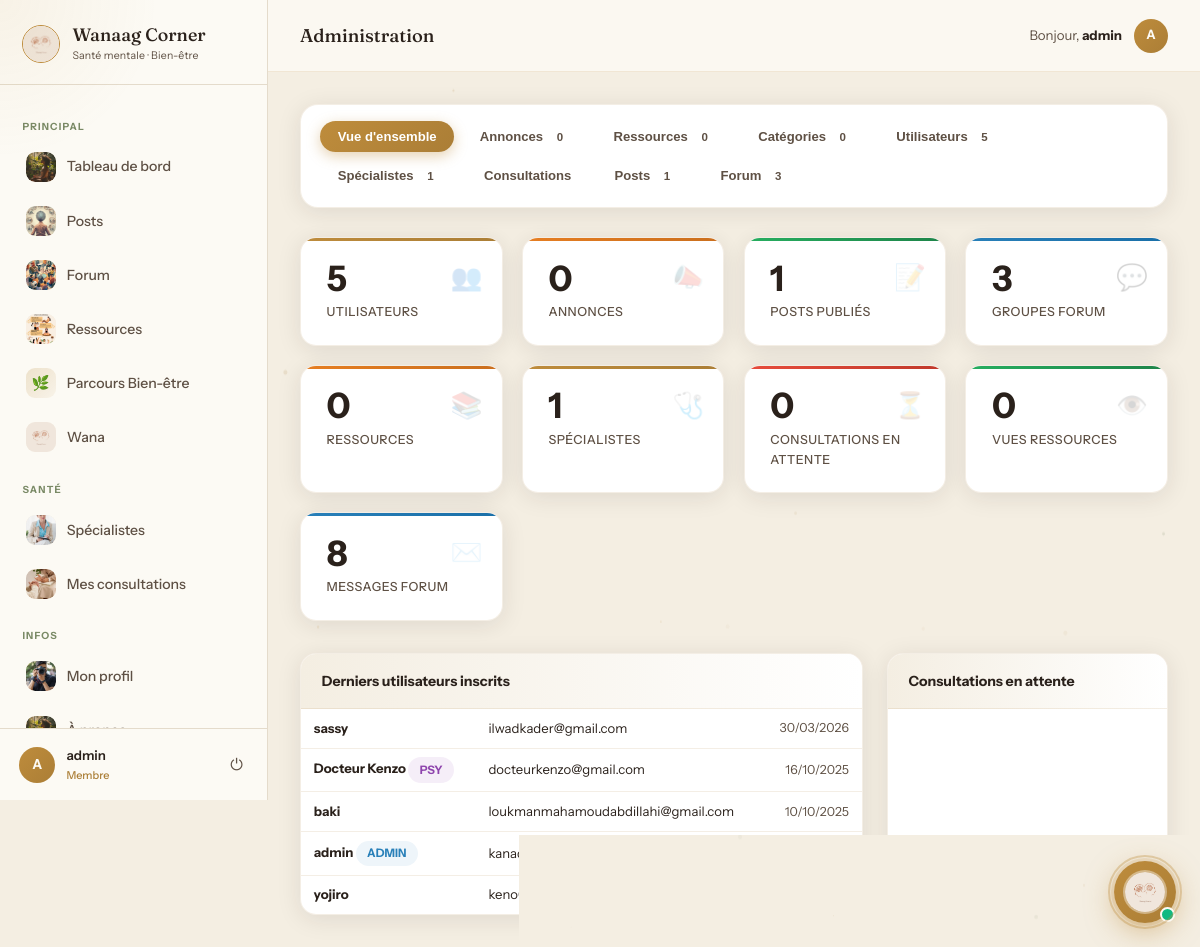
Page /admin-panel/ (signed in) on the committed database.
### application/models.py (models this page shows, shortened)
class CustomUser(AbstractUser):
    pseudonyme = models.CharField(max_length=50, unique=True)
    email = models.EmailField(unique=True)
    photo = models.ImageField(upload_to='profiles/', blank=True, null=True, verbose_name="Photo de profil")
    bio = models.TextField(blank=True, max_length=300, verbose_name="Bio")
    USERNAME_FIELD = 'email'
    REQUIRED_FIELDS = ['username', 'pseudonyme']
    class Meta:
        verbose_name = 'Utilisateur'
        verbose_name_plural = 'Utilisateurs'

### application/views.py (the view)
    @login_required
    def wrapper(request, *args, **kwargs):
        if not (request.user.is_staff or request.user.is_superuser):
            return redirect('dashboard')
        return view_func(request, *args, **kwargs)

### application/models.py (called while the page is built)
    @property
    def icone_specialite(self):
        return self.SPECIALITE_INFO.get(self.type_specialiste, (None, '🧠', None))[1]

    @property
    def titre_nom(self):
        prefix = "Dr. " if self.type_specialiste in self.TITRES_MEDICAUX else ""
        return f"{prefix}{self.user.pseudonyme}"

### application/views.py (called while the page is built)
def admin_required(view_func):
    @login_required
    def wrapper(request, *args, **kwargs):
        if not (request.user.is_staff or request.user.is_superuser):
            return redirect('dashboard')
        return view_func(request, *args, **kwargs)
    wrapper.__name__ = view_func.__name__
    return wrapper

### application/templates/application/admin_dashboard.html (shortened to what this page needs)
{% extends 'application/base.html' %}
{% load static %}
{% block page_title %}Administration{% endblock %}
{% block content %}
<div class="adm-wrap">
  <div class="adm-tabs" id="admTabs">
    <button class="adm-tab active" onclick="admTab('overview',this)">Vue d'ensemble</button>
    <button class="adm-tab" onclick="admTab('annonces',this)">Annonces <span class="tab-badge">{{ stats.total_annonces }}</span></button>
    <button class="adm-tab" onclick="admTab('ressources',this)">Ressources <span class="tab-badge">{{ stats.total_ressources }}</span></button>
    <button class="adm-tab" onclick="admTab('categories',this)">Catégories <span class="tab-badge">{{ stats.total_categories }}</span></button>
    <button class="adm-tab" onclick="admTab('users',this)">Utilisateurs <span class="tab-badge">{{ stats.total_users }}</span></button>
    <button class="adm-tab" onclick="admTab('psychologues',this)">Spécialistes <span class="tab-badge">{{ stats.total_psychologues }}</span></button>
    <button class="adm-tab" onclick="admTab('consultations',this)">Consultations {% if stats.consultations_en_attente %}<span class="tab-badge">{{ stats.consultations_en_attente }}</span>{% endif %}</button>
    <button class="adm-tab" onclick="admTab('posts',this)">Posts <span class="tab-badge">{{ stats.total_posts }}</span></button>
    <button class="adm-tab" onclick="admTab('forum',this)">Forum <span class="tab-badge">{{ stats.total_groups }}</span></button>
  </div>
  <div class="adm-section visible" id="sec-overview">
    <div class="stat-grid">
      <div class="stat-card">
        <span class="stat-icon">👥</span>
        <div class="stat-value">{{ stats.total_users }}</div>
        <div class="stat-label">Utilisateurs</div>
      </div>
      <div class="stat-card orange">
        <span class="stat-icon">📣</span>
        <div class="stat-value">{{ stats.total_annonces }}</div>
        <div class="stat-label">Annonces</div>
      </div>
      <div class="stat-card green">
        <span class="stat-icon">📝</span>
        <div class="stat-value">{{ stats.total_posts }}</div>
        <div class="stat-label">Posts publiés</div>
      </div>
      <div class="stat-card blue">
        <span class="stat-icon">💬</span>
        <div class="stat-value">{{ stats.total_groups }}</div>
        <div class="stat-label">Groupes forum</div>
      </div>
      <div class="stat-card orange">
        <span class="stat-icon">📚</span>
        <div class="stat-value">{{ stats.total_ressources }}</div>
        <div class="stat-label">Ressources</div>
      </div>
      <div class="stat-card">
        <span class="stat-icon">🩺</span>
        <div class="stat-value">{{ stats.total_psychologues }}</div>
        <div class="stat-label">Spécialistes</div>
      </div>
      <div class="stat-card red">
        <span class="stat-icon">⏳</span>
        <div class="stat-value">{{ stats.consultations_en_attente }}</div>
        <div class="stat-label">Consultations en attente</div>
      </div>
      <div class="stat-card green">
        <span class="stat-icon">👁️</span>
        <div class="stat-value">{{ stats.total_vues }}</div>
        <div class="stat-label">Vues ressources</div>
      </div>
      <div class="stat-card blue">
        <span class="stat-icon">✉️</span>
        <div class="stat-value">{{ stats.total_messages }}</div>
        <div class="stat-label">Messages forum</div>
      </div>
    </div>
    <div class="overview-grid">
      <div class="panel-card">
        <div class="panel-card-title">Derniers utilisateurs inscrits</div>
        <div class="panel-card-body">
          <div class="adm-table-scroll">
          <table class="adm-mini-table">
            {% for u in users|slice:":8" %}
            <tr>
              <td>
                <strong>{{ u.pseudonyme }}</strong>
                {% if u.is_superuser %}<span class="status-badge status-admin">Admin</span>
                {% elif u.is_staff %}<span class="status-badge status-admin">Staff</span>
                {% elif u.psychologue_profile %}<span class="status-badge status-psy">Psy</span>{% endif %}
              </td>
              <td>{{ u.email }}</td>
              <td>{{ u.date_joined|date:"d/m/Y" }}</td>
            </tr>
            {% empty %}<tr><td colspan="3" style="color:var(--brown-light);padding:1rem;">Aucun utilisateur</td></tr>
            {% endfor %}
          </table>
          </div>
        </div>
      </div>
      <div class="panel-card">
        <div class="panel-card-title">Consultations en attente</div>
      </div>
    </div>
  </div>
</div>
{% endblock %}

### application/templates/application/base.html (shortened to what this page needs)
{% load static %}
<!DOCTYPE html>
<html lang="fr">
<head>
</head>
<body>
{% if user.is_authenticated %}
<aside class="sidebar" id="sidebar">
    <div class="sidebar-header">
        <img src="{% static 'images/logo.jpg' %}" alt="Logo" class="sidebar-logo-img">
        <div>
            <div class="sidebar-brand-name">Wanaag Corner</div>
            <div class="sidebar-brand-sub">Santé mentale · Bien-être</div>
        </div>
    </div>
    <nav class="sidebar-nav">
        <div class="nav-label">Principal</div>
        <a href="{% url 'dashboard' %}" class="nav-item {% if request.resolver_match.url_name == 'dashboard' %}active{% endif %}">
            <span class="nav-icon"><img src="{% static 'images/espace-bien-etre.jpg' %}" alt=""></span> Tableau de bord
        </a>
        <a href="{% url 'posts_feed' %}" class="nav-item {% if request.resolver_match.url_name == 'posts_feed' %}active{% endif %}">
            <span class="nav-icon"><img src="{% static 'images/posts.jpg' %}" alt=""></span> Posts
        </a>
        <a href="{% url 'forum_home' %}" class="nav-item {% if 'forum' in request.resolver_match.url_name %}active{% endif %}">
            <span class="nav-icon"><img src="{% static 'images/forum.jpg' %}" alt=""></span> Forum
        </a>
        <a href="{% url 'ressources_home' %}" class="nav-item {% if 'ressource' in request.resolver_match.url_name %}active{% endif %}">
            <span class="nav-icon"><img src="{% static 'images/ressources.jpg' %}" alt=""></span> Ressources
        </a>
        <a href="{% url 'parcours_home' %}" class="nav-item {% if 'parcours' in request.resolver_match.url_name %}active{% endif %}">
            <span class="nav-icon" style="background:linear-gradient(135deg,rgba(190,140,60,.22),rgba(190,140,60,.06));border-radius:9px;display:flex;align-items:center;justify-content:center;font-size:.9rem;">🌿</span> Parcours Bien-être
        </a>
        <a href="{% url 'chatbot' %}" class="nav-item {% if request.resolver_match.url_name == 'chatbot' %}active{% endif %}" style="position:relative;">
            <span class="nav-icon"><img src="{% static 'images/logo.jpg' %}" alt=""></span>
            Wana
        </a>
        {% if not user.psychologue_profile %}
        <div class="nav-label">Santé</div>
        <a href="{% url 'psychologues_list' %}" class="nav-item {% if request.resolver_match.url_name == 'psychologues_list' or request.resolver_match.url_name == 'specialistes_categorie' %}active{% endif %}">
            <span class="nav-icon"><img src="{% static 'images/psychologue.jpg' %}" alt=""></span> Spécialistes
        </a>
        <a href="{% url 'mes_consultations' %}" class="nav-item {% if 'consultation' in request.resolver_match.url_name %}active{% endif %}">
            <span class="nav-icon"><img src="{% static 'images/consultation.jpg' %}" alt=""></span> Mes consultations
        </a>
        {% endif %}
        <div class="nav-label">Infos</div>
        <a href="{% url 'profile' %}" class="nav-item {% if request.resolver_match.url_name == 'profile' %}active{% endif %}">
            <span class="nav-icon">
                {% if user.photo %}<img src="{{ user.photo.url }}" alt="" style="width:100%;height:100%;object-fit:cover;border-radius:9px;">
                {% else %}<img src="{% static 'images/photo-de-profil.jpg' %}" alt="">{% endif %}
            </span> Mon profil
        </a>
        <a href="{% url 'about' %}" class="nav-item {% if request.resolver_match.url_name == 'about' %}active{% endif %}">
            <span class="nav-icon"><img src="{% static 'images/espace-bien-etre.jpg' %}" alt=""></span> À propos
        </a>
    </nav>
    <div class="sidebar-user">
        <div class="avatar-sidebar">{{ user.pseudonyme|first|upper }}</div>
        <div class="sidebar-user-info">
            <div class="sidebar-user-name">{{ user.pseudonyme }}</div>
            <div class="sidebar-user-role">{% if user.psychologue_profile %}{{ user.psychologue_profile.icone_specialite }} {{ user.psychologue_profile.get_type_specialiste_display }}{% else %}Membre{% endif %}</div>
        </div>
        <form method="post" action="{% url 'logout' %}" style="margin:0;">
            <button type="submit" class="logout-btn" title="Déconnexion">⏻</button>
        </form>
    </div>
</aside>
<div class="app-main">
    <header class="app-topbar">
        <div class="topbar-left">
            <span class="topbar-title">{% block page_title %}Wanaag Corner{% endblock %}</span>
        </div>
        <div class="topbar-right">
            <span class="topbar-greeting">Bonjour, <strong>{{ user.pseudonyme }}</strong></span>
            <div class="avatar-topbar">{{ user.pseudonyme|first|upper }}</div>
        </div>
    </header>
    <div class="app-content">
{% endif %}
{% block content %}{% endblock %}
{% if user.is_authenticated %}
    </div>
</div>
{% endif %}
{% url 'chatbot' as wgtChatbotUrl %}
{% url 'group_chat' group.id as wgtGroupChatUrl %}
{% if user.is_authenticated and request.path != wgtChatbotUrl and request.path != wgtGroupChatUrl and request.resolver_match.url_name != 'parcours_journal' and request.resolver_match.url_name != 'post_write' and request.resolver_match.url_name != 'post_rewrite' %}
{% url 'chatbot_send' as chatbot_send_url %}
{% url 'chatbot' as chatbot_url %}
<div id="chatWidget">
    <button class="wgt-bubble" id="wgtBubble" onclick="wgtToggle()" title="Wana — l'assistant Wanaag Corner">
        <img src="{% static 'images/logo.jpg' %}" alt="Wana" class="wgt-bubble-logo" id="wgtBubbleLogo">
        <span class="wgt-online-dot"></span>
    </button>
</div>
{% endif %}
</body>
</html>

### application/templates/application/admin_dashboard.html (style rules this page uses)
:root { --adm-bg: #fcfaf4; --adm-card: #ffffff; --adm-border: rgba(171,126,54,.13); --adm-radius: 16px; --adm-shadow: 0 4px 24px rgba(42,33,27,.10); --green: #27ae60; --red: #e74c3c; --blue: #2980b9; --orange: #e67e22; --green-bg: rgba(39,174,96,.1); --red-bg: rgba(231,76,60,.08); --blue-bg: rgba(41,128,185,.08); --orange-bg: rgba(230,126,34,.1); }
.adm-wrap { display: flex; flex-direction: column; gap: 0; }
.adm-tabs { display: flex; flex-wrap: wrap; gap: .5rem; background: white; border-radius: 18px; padding: 1rem 1.2rem; margin-bottom: 1.8rem; box-shadow: var(--adm-shadow); border: 1px solid var(--adm-border); }
.adm-tab { padding: .5rem 1.1rem; border-radius: 50px; font-size: .82rem; font-weight: 600; cursor: pointer; border: none; background: transparent; color: var(--brown-light); transition: all .18s; display: flex; align-items: center; gap: .4rem; }
.adm-tab.active { background: linear-gradient(135deg, var(--accent), var(--accent-dark)); color: white; box-shadow: 0 4px 14px rgba(190,140,60,.4); }
.adm-tab .tab-badge { background: rgba(255,255,255,.3); border-radius: 20px; padding: .1rem .45rem; font-size: .72rem; }
.adm-section { display: none; }
.adm-section.visible { display: block; }
.stat-grid { display: grid; grid-template-columns: repeat(auto-fill, minmax(190px, 1fr)); gap: 1.2rem; margin-bottom: 2rem; }
.stat-card { background: white; border-radius: var(--adm-radius); padding: 1.4rem 1.6rem; box-shadow: var(--adm-shadow); border: 1px solid var(--adm-border); display: flex; flex-direction: column; gap: .4rem; position: relative; overflow: hidden; transition: transform .2s; }
.stat-card::before { content: ''; position: absolute; top: 0; left: 0; right: 0; height: 3px; background: linear-gradient(90deg, var(--accent), var(--accent-dark)); }
.stat-card.green::before { background: linear-gradient(90deg, #27ae60, #1e8449); }
.stat-card.blue::before { background: linear-gradient(90deg, #2980b9, #1a6fa8); }
.stat-card.orange::before { background: linear-gradient(90deg, #e67e22, #ca6f1e); }
.stat-card.red::before { background: linear-gradient(90deg, #e74c3c, #c0392b); }
.stat-value { font-size: 2.2rem; font-weight: 800; color: var(--brown-dark); line-height: 1; }
.stat-label { font-size: .78rem; color: var(--brown-light); font-weight: 500; text-transform: uppercase; letter-spacing: .5px; }
.stat-icon { position: absolute; right: 1.2rem; top: 1.2rem; font-size: 1.6rem; opacity: .18; }
.status-badge { display: inline-block; padding: .2rem .7rem; border-radius: 20px; font-size: .73rem; font-weight: 700; text-transform: uppercase; }
.status-admin { background: var(--blue-bg); color: var(--blue); }
.status-psy { background: rgba(155,89,182,.1); color: #8e44ad; }
.overview-grid { display: grid; grid-template-columns: 2fr 1fr; gap: 1.5rem; }
.adm-mini-table { width: 100%; border-collapse: collapse; font-size: .82rem; }
.adm-mini-table td { padding: .55rem .8rem; border-bottom: 1px solid var(--adm-border); color: var(--brown-dark); }
.adm-mini-table tr:last-child td { border-bottom: none; }
.adm-mini-table td:first-child { font-weight: 600; }
.adm-mini-table td:last-child { text-align: right; color: var(--brown-light); font-size: .78rem; }
.panel-card { background: white; border-radius: var(--adm-radius); box-shadow: var(--adm-shadow); border: 1px solid var(--adm-border); overflow: hidden; }
.panel-card-title { padding: 1rem 1.3rem; font-size: .88rem; font-weight: 700; color: var(--brown-dark); border-bottom: 1px solid var(--adm-border); background: linear-gradient(to right, var(--beige-light), white); }
.panel-card-body { padding: 0; }
.adm-table-scroll { overflow-x: auto; -webkit-overflow-scrolling: touch; }

### rows in the picture
CustomUser: pseudonyme|first "A", pseudonyme "admin", is_superuser "ADMIN", email "kanadidyacin@gmail.com"
CustomUser: pseudonyme "sassy", email "ilwadkader@gmail.com", date_joined "30/03/2026"
CustomUser: pseudonyme "Docteur Kenzo", is_superuser "PSY", email "docteurkenzo@gmail.com", date_joined "16/10/2025"
CustomUser: pseudonyme "baki", email "loukmanmahamoudabdillahi@gmail.com", date_joined "10/10/2025"
CustomUser: pseudonyme "yojiro", email "keno01071@gmail.com"

### other values in the picture
{{ stats.total_annonces }} "0"
{{ stats.total_ressources }} "0"
{{ stats.total_categories }} "0"
{{ stats.total_users }} "5"
{{ stats.total_psychologues }} "1"
{{ stats.total_posts }} "1"
{{ stats.total_groups }} "3"
{{ stats.consultations_en_attente }} "0"
{{ stats.total_vues }} "0"
{{ stats.total_messages }} "8"
